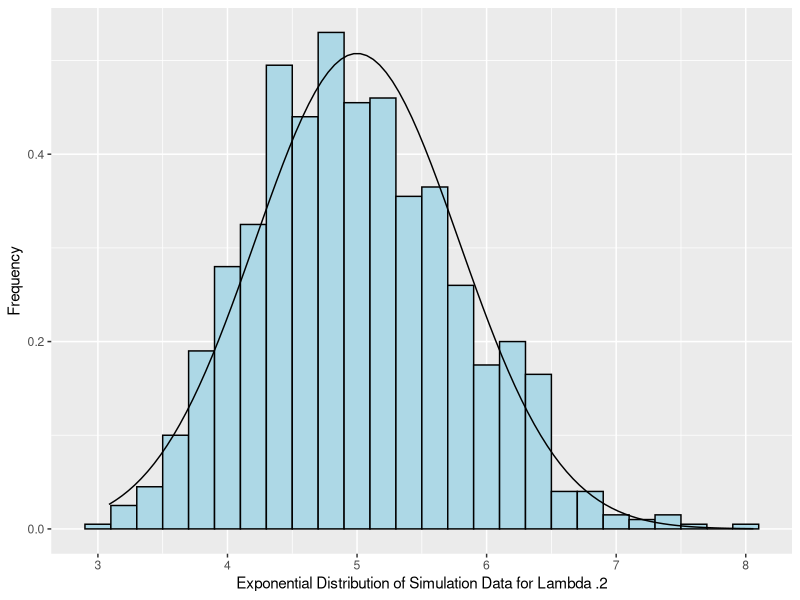

Reproduce this figure in R.
## ---- chunk 1

# constant variable values for simulation
# lambda is the rate
# n is the sample size
# simCnt is the number of simulations
lambdaVal <- .2
simCnt <- 1000
n <- 40

# set seed to 1.  Easy to remember
set.seed(1)

# Run simulation to gather data
# use rexp for random generation of the exponential distribution
# store the simulation data in a matrix
# NOTE TO SELF:  rowMeans is much faster than apply
simMatrix <- matrix(rexp(simCnt * n, rate=lambdaVal), simCnt, n)
simData <- rowMeans(simMatrix)

# Calculate the simulated mean
simMean <- mean(simData)

# Calculate the theoretical mean
theoryMean <- 1 / lambdaVal

# Print mean comparison
cat("Sample mean =", simMean, "and Theoretical mean =", theoryMean)
## ---- chunk 2

# Calculate the simulated variance
simVar <- var(simData)

# Calculate the theoretical variance
theoryVar <- (1/lambdaVal)^2/n

# Print variance comparison
cat("Sample variance =", simVar, "and Theoretical variance =", theoryVar)
## ---- chunk 3
library(ggplot2)
# Need to create a data frame for ggplot to use
simData_df <- data.frame(simData)

# Create graph to show normal distribution
# ggplot will build histogram using simData
# We will use stat_function to display the normal distribution to compare
ggplot(simData_df, aes(x = simData)) + 
    geom_histogram(aes(y=..density..), fill = I('lightblue'), 
                   binwidth = 0.20, color = I('black')) + 
  xlab("Exponential Distribution of Simulation Data for Lambda .2") +
  ylab("Frequency") +
  stat_function(fun = dnorm, args = list(mean = 5, sd = sd(simData_df$simData)))
